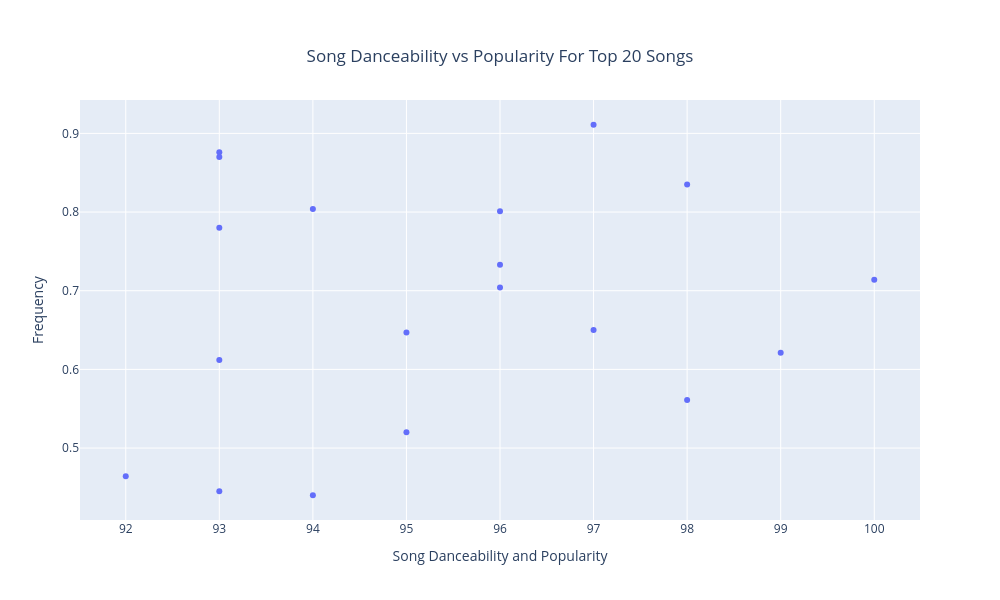

Notebook code for this chart:
### Markdown cell above
## Check For Correlation Between Popularity Against Danceability

### Code cell
#check for correlation between popularity against danceability

#delete pure duplicates
dfSpotify_DataSet_Temp = dfSpotify_DataSet_Work.sort_values(by='popularity', ascending=False).drop_duplicates(
    subset=["artists","album_name","track_name"], keep='first').head(20)


#delete duplicate danceability values
dfSpotify_DataSet_Temp = dfSpotify_DataSet_Temp.drop_duplicates(subset=["danceability"], keep='first')

#plotly scatter plot
# Create a scatter plot using Plotly
fig = px.scatter(dfSpotify_DataSet_Temp, x="popularity", y="danceability", title="Danceability vs Popularity For Top 20 Songs")
fig.update_layout(title={"text": "Song Danceability vs Popularity For Top 20 Songs", "x": 0.5, "xanchor": "center", "yanchor": "top"},
                  xaxis_title="Song Danceability and Popularity",
                  yaxis_title="Frequency",
                  height=600, width=1000)
fig.show()

### Figure 1 — Plotly figure (JSON) as saved in the notebook; plotly's stock layout.template omitted (floating-point values rounded to 4 significant figures)
{"data": [{"hovertemplate": "popularity=%{x}<br>danceability=%{y}<extra></extra>", "legendgroup": "", "marker": {"color": "#636efa", "symbol": "circle"}, "mode": "markers", "name": "", "orientation": "v", "showlegend": false, "type": "scatter", "x": [100, 99, 98, 98, 97, 97, 96, 96, 96, 95, 95, 94, 94, 93, 93, 93, 93, 93, 92], "xaxis": "x", "y": [0.714, 0.621, 0.835, 0.561, 0.65, 0.911, 0.801, 0.704, 0.733, 0.647, 0.52, 0.804, 0.44, 0.612, 0.876, 0.445, 0.78, 0.87, 0.464], "yaxis": "y"}], "layout": {"height": 600, "legend": {"tracegroupgap": 0}, "title": {"text": "Song Danceability vs Popularity For Top 20 Songs", "x": 0.5, "xanchor": "center", "yanchor": "top"}, "width": 1000, "xaxis": {"anchor": "y", "domain": [0, 1], "title": {"text": "Song Danceability and Popularity"}}, "yaxis": {"anchor": "x", "domain": [0, 1], "title": {"text": "Frequency"}}}}
